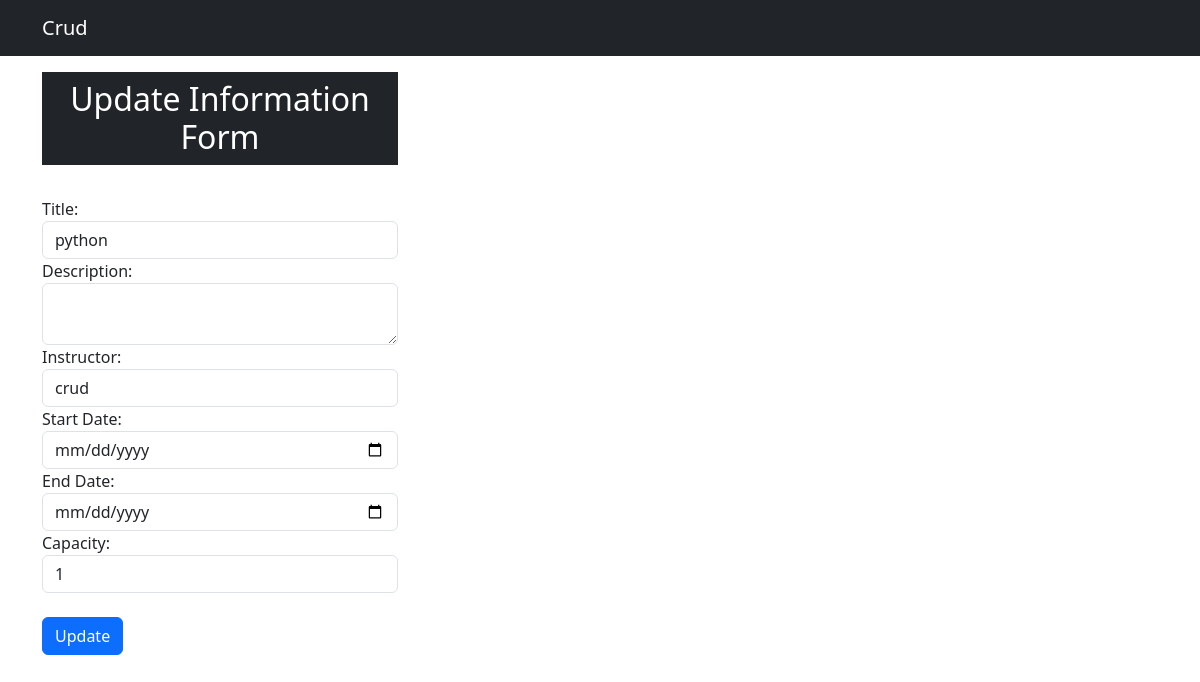
Screenshot of /update/1 with the database file from the repository.
### myapp/models.py (models this page shows, shortened)
class Course(models.Model):
    title = models.CharField(max_length=255)
    description = models.TextField()
    instructor = models.CharField(max_length=255)
    start_date = models.DateField()  # Date field for the course start date
    end_date = models.DateField()  # Date field for the course end date
    capacity = models.PositiveIntegerField()

### myapp/views.py (the view, shortened to what this page needs)
# urls.py: path('update/<id>',views.updatedata,name="updatedata"),
def updatedata(request,id):
     d=Course.objects.get(id=id)
     context={"d":d}
     return render(request,'main/update.html',context)

### myapp/templates/main/update.html (shortened to what this page needs)
<!DOCTYPE html>
<html lang="en">
  <head>
    <link
      href="https://cdn.jsdelivr.net/npm/bootstrap@5.3.2/dist/css/bootstrap.min.css"
      rel="stylesheet"
    />
  </head>
  <body>
    <nav class="navbar navbar-expand-lg navbar-dark bg-dark">
      <div class="container-md">
        <a class="navbar-brand" href="#">Crud</a>
      </div>
    </nav>
    <div class="container mt-3">
      <div class="row">
        <div class="col-md-4">
          <h2 class="text-white bg-dark text-center p-2">
            Update Information Form
          </h2>
          <br>
          <form action="/update/{{d.id}}" method="post">
            <div class="form-group">
              <div class="form-group">
                <label for="title">Title:</label>
                <input
                  type="text"
                  class="form-control"
                  id="title"
                  name="title"
                  value={{d.title}}
                  required
                />
              </div>
              <div class="form-group">
                <label for="description">Description:</label>
                <textarea
                  class="form-control"
                  id="description"
                  name="description"
                  value={{d.description}}
                  required
                ></textarea>
              </div>
              <div class="form-group">
                <label for="instructor">Instructor:</label>
                <input
                  type="text"
                  class="form-control"
                  id="instructor"
                  name="instructor"
                  value={{d.instructor}}
                  required
                />
              </div>
              <div class="form-group">
                <label for="start_date">Start Date:</label>
                <input
                  type="date"
                  class="form-control"
                  id="start_date"
                  name="start_date"
                  value={{d.start_date}}
                  required
                />
              </div>
              <div class="form-group">
                <label for="end_date">End Date:</label>
                <input
                  type="date"
                  class="form-control"
                  id="end_date"
                  name="end_date"
                  value={{d.end_date}}
                  required
                />
              </div>
              <div class="form-group">
                <label for="capacity">Capacity:</label>
                <input
                  type="number"
                  class="form-control"
                  id="capacity"
                  name="capacity"
                  value={{d.capacity}}
                  required
                />
              </div>
              <br />
              <button type="submit" class="btn btn-primary">Update</button>
            </div>
          </form>
        </div>
      </div>
    </div>
  </body>
</html>

### rows the page displays
Course: title "python", instructor "crud", capacity "1"
